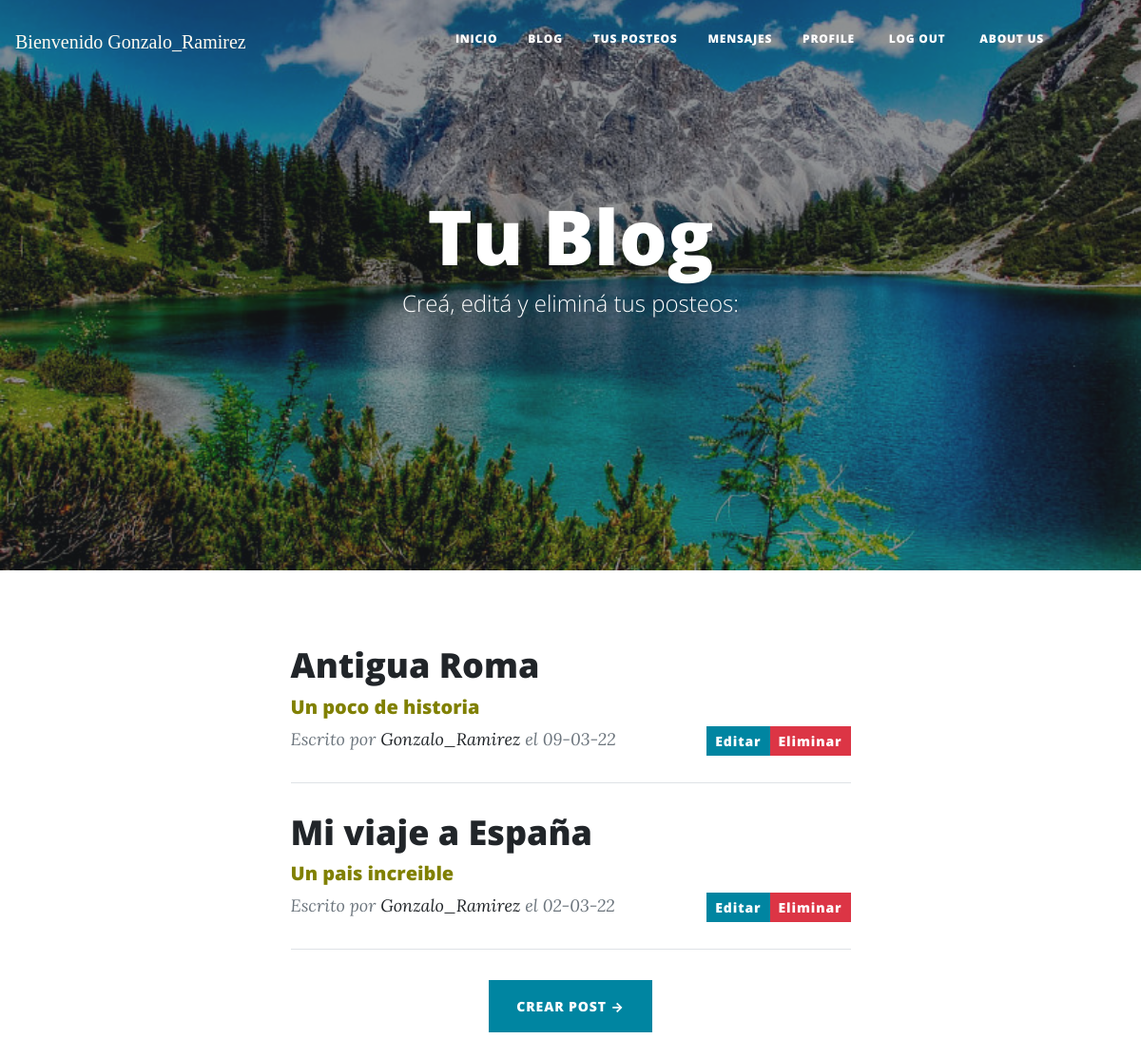
/AppViajes/listar_post (signed in), run on the app's committed database.
### AppViajes/models.py (models this page shows, shortened)
class Post(models.Model):
    id=models.AutoField(primary_key= True)
    titulo=models.CharField('Titulo',max_length=50,null= False, blank= False)
    subtitulo=models.CharField('Subtitulo',max_length=30)
    slug=models.CharField('Slug',max_length=100,null= False, blank= False)
    contenido=RichTextField()
    autor=models.ForeignKey(User, on_delete=models.CASCADE)
    fecha_creacion=models.DateField('Fecha de creación', auto_now=False, auto_now_add=True)

### AppViajes/views.py (the view)
# urls.py: path('listar_post',ListarPost.as_view(), name='listar_post'),
class ListarPost(ListView):
    model = Post
    template_name = 'AppViajes/listar_post.html'
    def get_queryset(self):
        return Post.objects.filter(autor=self.request.user).order_by('-fecha_creacion')

### templates/AppViajes/listar_post.html (shortened to what this page needs)
{% extends 'AppViajes/index.html'%}
{% load static %}
{% block titulo_principal%}
Tu Blog
<span class="subheading">Creá, editá y eliminá tus posteos:</span>
{% endblock titulo_principal %}
{% block imagen%}
{% static 'AppViajes/assets/img/fondo.jpg'%}
{% endblock imagen %}
{%block contenido%}
{% if object_list %}
    {% for post in object_list %}
                                <div class="post-preview">
                                    <a href= "{% url 'AppViajes:Detalle_post' post.slug %}">
                                        <h2 class="post-title">
                                            {{post.titulo}}
                                        </h2>
                                        <h5 style="color:#808000" class="post-subtitulo">
                                            {{post.subtitulo}}
                                        </h5>
                                    </a>
                                    <div>
                                    <div> <a class="btn btn-danger btn-sm" style= "float: right;" href="{% url 'AppViajes:Eliminar_post' post.id%}">Eliminar</a></div>
                                    <div> <a class="btn btn-primary btn-sm"  style= "float: right;"  href="{% url 'AppViajes:Editar_post' post.id%}">Editar </a></div>
                                    </div>
                                    <p class="post-meta">
                                        Escrito por
                                        <a href="#!">{{post.autor}}</a> el
                                        {{post.fecha_creacion |date:"d-m-y"}}
                                    </p>
                                </div>
                                <hr>
                            {% endfor %}
                            {% else %}
                             <h3>No hay posteos registrados.</h3>
                             {% endif %}
<p>
    <p>
    <div align="center"><a class="btn btn-primary text-uppercase"  href="{% url 'AppViajes:Crear_post' %}">Crear Post →</a></div>
    </p>
{%endblock contenido%}

### templates/AppViajes/index.html (shortened to what this page needs)
{% load static %}
<!DOCTYPE html>
<html lang="en">
    <head>
        <link href="{%static 'AppViajes/css/styles.css' %}" rel="stylesheet" />
    </head>
    <body>
      {% if request.user.is_authenticated %}
        <nav class="navbar-brand" id="mainNav">
            <FONT FACE="Ink free"><class="nav-item mx-0 mx-lg-1"><a class="nav-link px-lg-3 py-3 py-lg-4" style="color:#FFFAF0" >Bienvenido {{user.username}} </a></FONT>
        {% endif %}
        <nav class="navbar navbar-expand-lg navbar-light" id="mainNav">
            <div class="container px-4 px-lg-5">
                <div class="collapse navbar-collapse" id="navbarResponsive">
                    <ul class="navbar-nav ms-auto py-4 py-lg-0">
                        <li class="nav-item"><a class="nav-link px-lg-3 py-3 py-lg-4" href="{% url 'AppViajes:Inicio' %}">Inicio</a></li>
                        <li class="nav-item"><a class="nav-link px-lg-3 py-3 py-lg-4" href="{% url 'AppViajes:Pages' %}">Blog</a></li>
                        {% if request.user.is_authenticated %}
                        <li class="nav-item"><a class="nav-link px-lg-3 py-3 py-lg-4" href="{% url 'AppViajes:listar_post' %}">Tus Posteos</a></li>
                        <li class="nav-item"><a class="nav-link px-lg-3 py-3 py-lg-4" href="{% url 'AppViajes:Mensajes' %}">Mensajes</a></li>
                        <li class="nav-item"><a class="nav-link px-lg-3 py-3 py-lg-4" href="{% url 'AppViajes:profile_view' %}">Profile</a></li>
                        <li class="nav-item mx-0 mx-lg-1"><a class="nav-link px-lg-3 py-3 py-lg-4" href="{% url 'AppViajes:Logout' %}">Log out</a></li>
                        {% endif %}
                        <li class="nav-item"><a class="nav-link px-lg-3 py-3 py-lg-4" href="{% url 'AppViajes:About' %}">About us</a></li>
                    </ul>
                </div>
            </div>
        </nav>
    </nav>
        <header class="masthead" style="background-image: url({% block imagen %}{% static 'AppViajes/assets/img/fondo.jpg'%}{% endblock imagen %})">
            <div class="container position-relative px-4 px-lg-5">
                <div class="row gx-4 gx-lg-5 justify-content-center">
                    <div class="col-md-10 col-lg-8 col-xl-7">
                        <div class="site-heading">
                            <h1>{% block titulo_principal%}{% endblock titulo_principal%}
                        </div>
                    </div>
                </div>
            </div>
            <br>
            <br>
        </header>
        <div class="container px-4 px-lg-5">
            <div class="row gx-4 gx-lg-5 justify-content-center">
                <div class="col-md-10 col-lg-8 col-xl-7">
                        {%block contenido%}{%endblock contenido%}
                </div>
            </div>
        </div>
     </body>

### data on the page
Post: titulo "Antigua Roma", subtitulo "Un poco de historia", autor "Gonzalo_Ramirez", fecha_creacion "09-03-22"
Post: titulo "Mi viaje a España", subtitulo "Un pais increible", autor "Gonzalo_Ramirez", fecha_creacion "02-03-22"

### other printed values
{{ user.username }} "Gonzalo_Ramirez"
